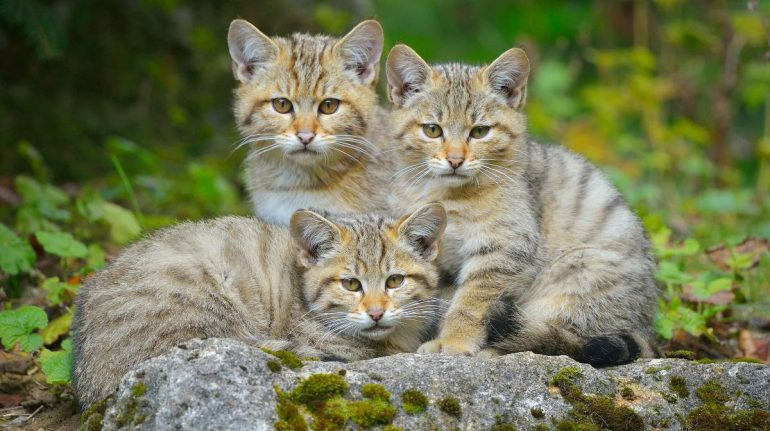
#> input picture 02/images/cats.png, 770 x 431 px
$ jupyter execute Practica2.ipynb
#> lines starting #> are read from the running program, lines starting #| are printed output that depends on the picture
## Práctica 2: Transformaciones geométricas
Aris Vazdekis Soria y Alejandra Ruiz de Adana Fleitas

-------------------------------------------------------------------------------------------------
- 1a) Desarrollar una aplicación que lleve a cabo transformaciones de la imagen en tiempo real a través de una interfaz basada en trackbars o equivalente. Hacer traslaciones. Es necesario indicar la magnitud de la traslación en X y en Y. Hacer rotaciones. Es necesario indicar el centro de giro y ángulo de giro. Hacer escalados uniformes. Es necesario indicar los factores de escala. (Con todos los optativos) ✔️

[cell 1]
import cv2
import numpy as np

# Variables globales
dragging = False #Indica si se esta arrastrando la imagen
start_x, start_y = 0, 0 #Coordenadas de inicio de arastre
tx, ty = 0, 0  # Traslación acumulada
rotation_center = None  # Centro de rotación

# Función de manejo de eventos del ratón
# [23 lines left out: function mouse_event, not called in this run]

# Cargar la imagen
image = cv2.imread('02/images/cats.png')
#> image is the input picture: shape (431, 770, 3); mean B, G, R 85.6, 120, 115.6
if image is None:
    print("Error: No se pudo cargar la imagen.")
    exit()

# Tamaño original de la imagen
h, w = image.shape[:2]
#> h = 431; w = 770

cv2.namedWindow('Transformaciones')

# Crear trackbars para las transformaciones
cv2.createTrackbar('Rotacion angulos', 'Transformaciones', 0, 360, lambda x: None)#Hazme una función que se llama x y que haga NONE
#> slider 'Rotacion angulos' is set to 100
cv2.createTrackbar('Escala (100%)', 'Transformaciones', 100, 300, lambda x: None)

# Establecer la función de callback para el mouse
cv2.setMouseCallback('Transformaciones', mouse_event)

while True:
    # Leer los valores de las barras deslizantes
    rotation_angle = cv2.getTrackbarPos('Rotacion angulos', 'Transformaciones')
    scale = cv2.getTrackbarPos('Escala (100%)', 'Transformaciones') / 100.0

    # ------- TRANSLACION -------
    # Crea una matriz de transformación afín para la traslación, donde tx y ty representan el desplazamiento horizontal y vertical, respectivamente
    M_translation = np.float32([[1, 0, tx],
                                [0, 1, ty]]) # tx y ty representan la traslación de la imagen en el eje x e y
                                             # Los 1 representan escalado y/o rotación.
                                             # Los 0 representan el sesgo.
    translated_image = cv2.warpAffine(image, M_translation, (w, h))

    # ------- ESCALADO -------
    scaled_image = cv2.resize(translated_image, None, fx=scale, fy=scale) #None, le estás diciendo que no especifique el tamaño de la imagen de salida directamente.

    # Recortar la imagen si es más grande que el tamaño de la ventana
    if scale > 1.0:
        #Devuelve una tupla que contiene las dimensiones de la imagen escalada
        h_scaled, w_scaled = scaled_image.shape[:2] #se utiliza para obtener solo la altura y el ancho. No queremos colores

        # Calcular el recorte
        y_start = max(0, (h_scaled - h)) #Calculamos un punto para no ir hacia arriba. Siempre queremos que sea 0 o más.
        y_end = min(h_scaled, (h_scaled + h)) #Es el punto donde queremos que termine nuestro recorte
        x_start = max(0 , (w_scaled - w))
        x_end = min(w_scaled, (w_scaled + w))

        scaled_image = scaled_image[y_start:y_end, x_start:x_end]

    # ------- ROTACION -------
    # Asegurarse de que el centro de rotación esté dentro de la imagen
    if rotation_center is None:
        rotation_center = (w // 2, h // 2)  # Por defecto, el centro de la imagen
#> rotation_center = (385, 215)

    M_rotation = cv2.getRotationMatrix2D(rotation_center, rotation_angle, 1) #1 para que no cambie de tamaño
    #Aplica la rotación a la imagen escalada, generando
    rotated_image = cv2.warpAffine(scaled_image, M_rotation, (w, h))
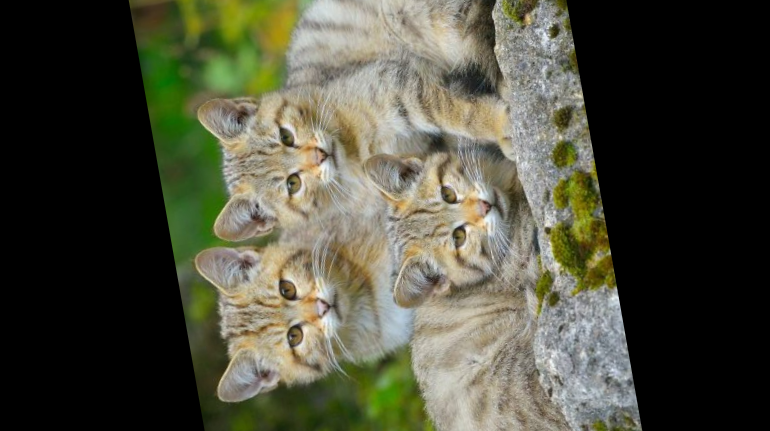
#> rotated_image: shape (431, 770, 3); mean B, G, R 61.4, 77.4, 77

    # Mostrar frame transformado
    cv2.imshow('Transformaciones', rotated_image)

    # Salir si se pulsa la tecla Esc
    if cv2.waitKey(1) & 0xFF == 27:
#> (key Esc is pressed here)
        break

cv2.destroyAllWindows()

-------------------------------------------------------------------------------------------------
- 1b. Dada una imagen trazar una ventana de proyección y proyectar la imagen. ✔️

[cell 2]
import cv2
import numpy as np

# Variables globales para almacenar los puntos seleccionados
points = []

# Función para manejar los clics del ratón
# [41 lines left out: functions select_points, perform_projection, not called in this run]

# Cargar la imagen
file = r'02/images/cats.png'
image = cv2.imread(file)
image_display = image.copy()  # Copia para mostrar los puntos seleccionados

# Verificar si la imagen se ha cargado correctamente
if image is None:
    print("Error: No se pudo cargar la imagen.")
else:
    # Mostrar la imagen y configurar el callback del ratón
    cv2.imshow('Imagen', image_display)
    cv2.setMouseCallback('Imagen', select_points)

    # Esperar hasta que se cierre la ventana
    cv2.waitKey(0)
    cv2.destroyAllWindows()

----
- 1c. Desarrollar una aplicación que lleve a cabo distorsiones de la lente. Para ello los coeficientes de distorsión deben gobernarse a través de una interfaz ✔️ !

[cell 3]
import cv2
import numpy as np

def apply_distortion(image, k1, k2):
    h, w = image.shape[:2]
    # Generar nueva matriz de cámara a partir de los parámetros
    distCoeff = np.zeros((4, 1), np.float64) #Arreglo de 0
    distCoeff[0, 0] = k1  # Término de primer orden
    distCoeff[1, 0] = k2  # Término de segundo orden

    # Suponer matriz unitaria para la cámara
    cam = np.eye(3, dtype=np.float32) #Matriz 3x3, describe cómo se captura la imagen en relación con el tamaño y la posición del centro de la imagen.
    cam[0, 2] = w / 2.0  # Definir centro x
    cam[1, 2] = h / 2.0  # Definir centro y
    cam[0, 0] = 10.0     # Definir longitud focal x cuán "cerca" o "lejos"
    cam[1, 1] = 10.0     # Definir longitud focal y cuán "cerca" o "lejos"

    # Aplicar distorsión a la imagen
    distorted_img = cv2.undistort(image, cam, distCoeff)

    return distorted_img

# Cargar una imagen de ejemplo
file = r'02/images/cats.png'
image = cv2.imread(file)

# Verificar si la imagen se ha cargado correctamente
if image is None:
    print("Error: No se pudo cargar la imagen.")
    exit()

# Crear una ventana
cv2.namedWindow('Distorsión')

# Función para actualizar la imagen según los sliders
def update(val):
    k1 = cv2.getTrackbarPos('k1', 'Distorsión')
    k2 = cv2.getTrackbarPos('k2', 'Distorsión')
    distorsion_tipo = cv2.getTrackbarPos('Tipo', 'Distorsión')

    # Ajustar los coeficientes según el tipo de distorsión
    if distorsion_tipo == 0:  # Barril
        k1 = k1 * 0.0001  # Ajustar el rango
        k2 = k2 * 0.0001  # Ajustar el rango
    else:  # Almohadilla
        k1 = -k1 * 0.0001  # Ajustar el rango
        k2 = -k2 * 0.0001  # Ajustar el rango

    distorted_img = apply_distortion(image, k1, k2)
    cv2.imshow('Distorsión', distorted_img)

# Crear trackbars para los coeficientes k1 y k2
cv2.createTrackbar('k1', 'Distorsión', 0, 100, update)
#> slider 'k1' is set to 33
cv2.createTrackbar('k2', 'Distorsión', 0, 100, update)
#> slider 'k2' is set to 33

# Crear un trackbar para seleccionar el tipo de distorsión
# 0 -> Barril, 1 -> Almohadilla
cv2.createTrackbar('Tipo', 'Distorsión', 0, 1, update)
#> slider 'Tipo' is set to 1

# Mostrar la imagen original
cv2.imshow('Distorsión', image)

# Esperar hasta que se presione una tecla
cv2.waitKey(0)
#> in apply_distortion, `distorted_img = cv2.undistort(image, cam, distCoeff)`:
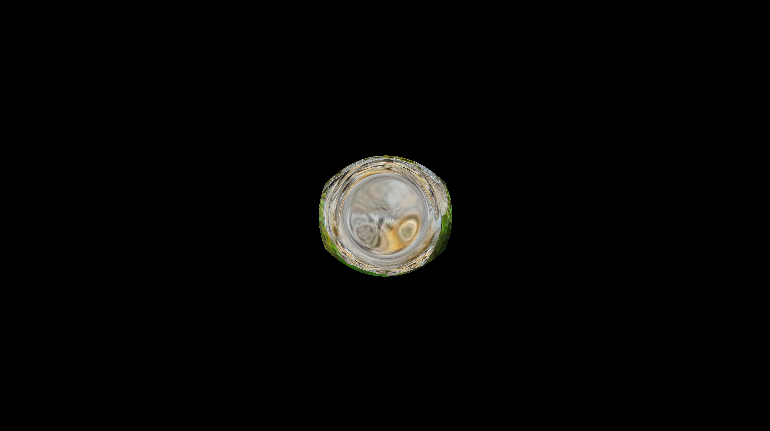
#> distorted_img: shape (431, 770, 3); mean B, G, R 5, 5.9, 6.1

# Cerrar todas las ventanas de OpenCV
cv2.destroyAllWindows()

-------------------------------------------------------------------------------------------------
- Hacer la parte obligatoria sobre vídeo en lugar de sobre imagen. (Con todos los optativos) ✔️

[cell 4]
import cv2
import numpy as np

dragging = False
start_x, start_y = 0, 0
tx, ty = 0, 0  # Traslación acumulada
rotation_center = None  # Centro de rotación

# Función de manejo de eventos del ratón
# [23 lines left out: function mouse_event, not called in this run]

# Cargar el vídeo
cap = cv2.VideoCapture(r'02/videos/stanford.avi')
if not cap.isOpened():
    print("Error: No se pudo abrir el video.")
    exit()


cv2.namedWindow('Transformaciones')

# Crear trackbars para las transformaciones
cv2.createTrackbar('Rotacion angulos', 'Transformaciones', 0, 360, lambda x: None)
#> slider 'Rotacion angulos' is set to 100
cv2.createTrackbar('Escala (100%)', 'Transformaciones', 100, 300, lambda x: None)

# Establecer la función de callback para el mouse
cv2.setMouseCallback('Transformaciones', mouse_event)

while True:  # Mantener el bucle para la reproducción continua
    ret, frame = cap.read()
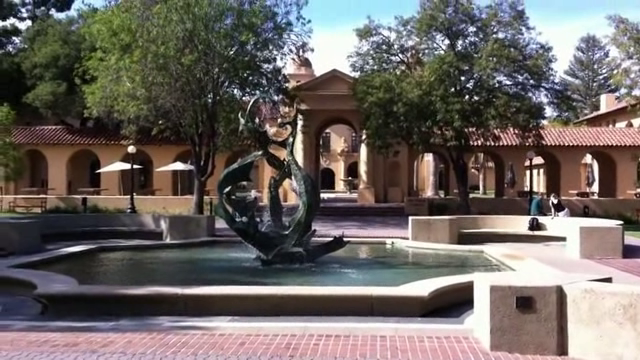
#> input picture frame 17 of 02/videos/stanford.avi, 640 x 360 px
#> frame is the input picture: shape (360, 640, 3); mean B, G, R 99.3, 103, 109.9
    #cap.read() intenta leer un fotograma del video.
    #La variable ret será True si se ha leído un fotograma correctamente y False si no.
    #frame contendrá la imagen del fotograma leído.
    if not ret: #Se llega al final del video
        cap.set(cv2.CAP_PROP_POS_FRAMES, 0)  # Reiniciar el video al final
        continue

    # Leer los valores de las barras deslizantes
    rotation_angle = cv2.getTrackbarPos('Rotacion angulos', 'Transformaciones')
    scale = cv2.getTrackbarPos('Escala (100%)', 'Transformaciones') / 100.0

    # Tamaño del frame
    h, w = frame.shape[:2]
#> h = 360; w = 640

    # ------- TRANSLACION -------
    M_translation = np.float32([[1, 0, tx],
                                [0, 1, ty]])
    translated_frame = cv2.warpAffine(frame, M_translation, (w, h))

    # ------- ESCALADO -------
    scaled_frame = cv2.resize(translated_frame, None, fx=scale, fy=scale)

    # Recortar la imagen si es más grande que el tamaño de la ventana
    if scale > 1.0:
        h_scaled, w_scaled = scaled_frame.shape[:2]
        # Calcular el recorte
        y_start = max(0, (h_scaled - h) // 2)
        y_end = min(h_scaled, (h_scaled + h) // 2)
        x_start = max(0, (w_scaled - w) // 2)
        x_end = min(w_scaled, (w_scaled + w) // 2)

        scaled_frame = scaled_frame[y_start:y_end, x_start:x_end]

    # ------- ROTACION -------
    # Asegurarse de que el centro de rotación esté dentro de la imagen
    if rotation_center is None:
        rotation_center = (w // 2, h // 2)  # Por defecto, el centro de la imagen
#> rotation_center = (320, 180)

    M_rotation = cv2.getRotationMatrix2D(rotation_center, rotation_angle, 1)
    rotated_frame = cv2.warpAffine(scaled_frame, M_rotation, (w, h))
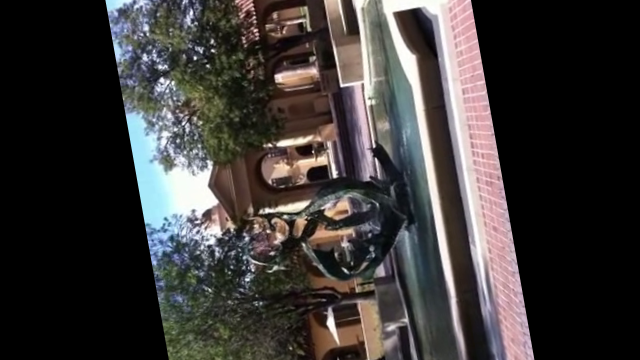
#> rotated_frame: shape (360, 640, 3); mean B, G, R 54.6, 55.7, 59.1

    # Mostrar frame transformado
    cv2.imshow('Transformaciones', rotated_frame)

    # Salir si se pulsa la tecla Esc
    if cv2.waitKey(30) & 0xFF == 27: # Esperar 30 ms entre cada frame
#> (key Esc is pressed here)
        break

cap.release()
cv2.destroyAllWindows()

-------------------------------------------------------------------------------------------------
- Dada una imagen seleccionar tres puntos de la imagen original y tres puntos en una imagen destino y realizar la transformación afín. ✔️
- Calcular la imagen especular a partir de una imagen.  ✔️

[cell 5]
import cv2
import numpy as np

# Cargar la imagen
image = cv2.imread('02/images/cats.png')
if image is None:
    print("Error: No se pudo cargar la imagen.")
    exit()

# Obtener tamaño de la imagen
h, w = image.shape[:2]
#> h = 431; w = 770

# Variables de los puntos seleccionados
pts1 = []
pts2 = []
selecting_pts1 = True  # Indica si estamos seleccionando puntos de pts1 o pts2
max_points = 3  # Número máximo de puntos por conjunto

# Función de manejo del ratón para la selección de puntos
# [17 lines left out: function select_points, not called in this run]

# Mostrar la imagen original y configurar el callback del ratón
cv2.imshow('Imagen Original', image)
cv2.setMouseCallback("Imagen Original", select_points)

# Ciclo principal para seleccionar puntos
while True:
    # Mostrar los puntos seleccionados en la imagen
    display_image = image.copy()

    # Dibujar los puntos seleccionados de pts1 en azul
    for point in pts1:
        cv2.circle(display_image, tuple(point), 5, (255, 0, 0), -1)  # Azul

    # Dibujar los puntos seleccionados de pts2 en rojo
    for point in pts2:
        cv2.circle(display_image, tuple(point), 5, (0, 0, 255), -1)  # Rojo

    # Mostrar la imagen con los puntos seleccionados
    cv2.imshow("Imagen Original", display_image)

    # Salir si se han seleccionado todos los puntos
    if len(pts1) == max_points and len(pts2) == max_points:
        break

    cv2.waitKey(1)

# ------- TRANSFORMACIÓN AFIN -------
# Convertir los puntos seleccionados a numpy arrays
pts1 = np.float32(pts1)
pts2 = np.float32(pts2)

# Calcular la transformación afín
Ta = cv2.getAffineTransform(pts1, pts2)

# Aplicar la transformación afín
imageA = cv2.warpAffine(image, Ta, (w, h))

# ------- IMAGEN ESPECULAR -------
# Generar la imagen reflejada horizontalmente (efecto espejo)
mirror_image = cv2.flip(image, 1)  # Flip horizontal (1)

# Mostrar todas las imágenes: original, especular y transformada afín
cv2.imshow('Imagen Especular (Espejo)', mirror_image)
cv2.imshow('Transformación Afin', imageA)

# Esperar a que el usuario presione una tecla para salir
cv2.waitKey(0)
cv2.destroyAllWindows()
